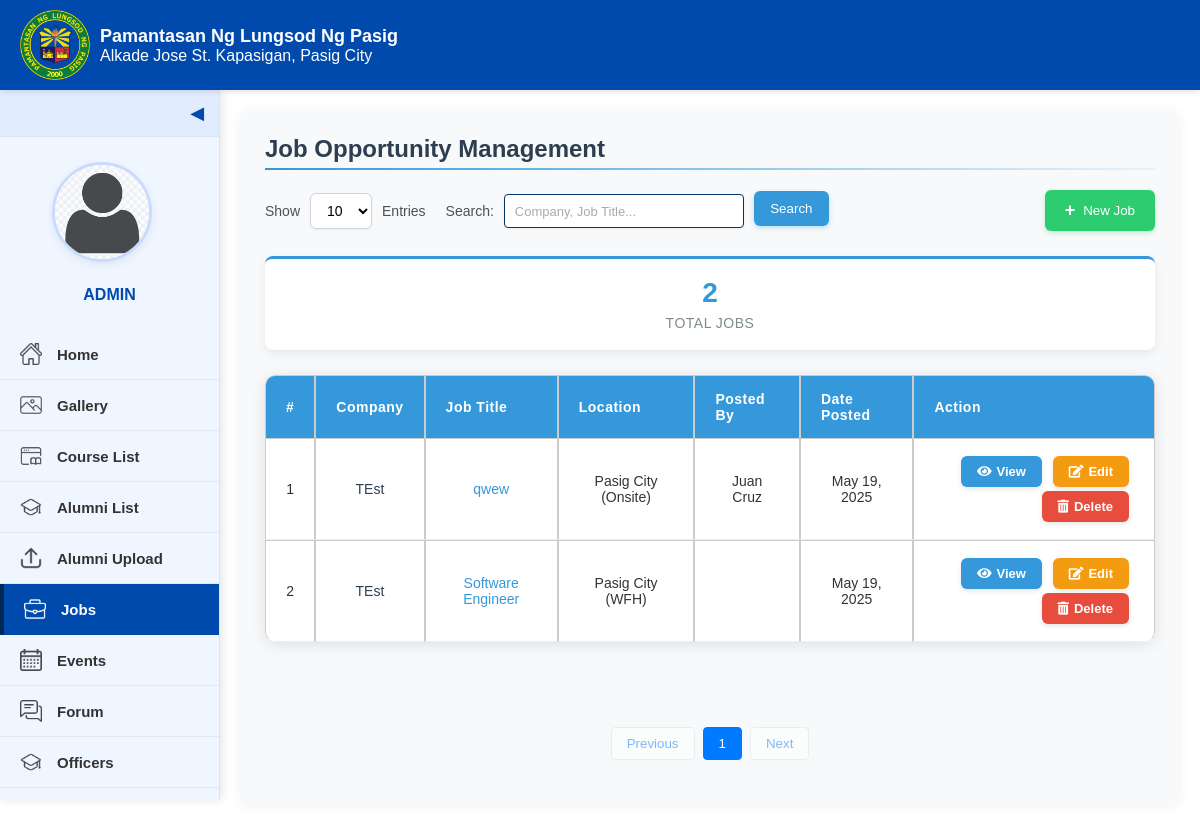
The app's page /admin-job.php with its own data.
### tables this page shows
CREATE TABLE `careers` (
  `id` int(30) NOT NULL,
  `company` varchar(250) NOT NULL,
  `location` text NOT NULL,
  `job_title` text NOT NULL,
  `description` text NOT NULL,
  `user_id` varchar(9) NOT NULL,
  `date_created` datetime NOT NULL DEFAULT current_timestamp()
);

CREATE TABLE `users` (
  `id` int(11) NOT NULL,
  `alumni_id` varchar(20) NOT NULL,
  `name` text NOT NULL,
  `username` varchar(200) NOT NULL,
  `password` text NOT NULL,
  `type` tinyint(1) NOT NULL DEFAULT 3 COMMENT '1=Admin,2=Alumni officer, 3= alumnus',
  `auto_generated_pass` text NOT NULL,
  `reset_token` varchar(64) DEFAULT NULL,
  `token_expiry` datetime DEFAULT NULL,
  `is_default_password` tinyint(1) NOT NULL DEFAULT 1 COMMENT '1=Using default password, 0=Password changed'
);

### admin-job.php (the view, shortened to what this page needs)
<?php
include 'admin/db_connect.php';
$page = isset($_GET['page']) ? intval($_GET['page']) : 1;
$items_per_page = isset($_GET['limit']) ? intval($_GET['limit']) : 10;
$offset = ($page - 1) * $items_per_page;
$search = isset($_GET['search']) ? $_GET['search'] : '';
$where_clause = "";
$query = "SELECT c.*, u.name as posted_by
          FROM careers c
          LEFT JOIN users u ON c.user_id = u.alumni_id
          $where_clause
          ORDER BY c.date_created DESC
          LIMIT $offset, $items_per_page";
$stmt = $conn->prepare($query);
$stmt->execute();
$result = $stmt->get_result();
$count_query = "SELECT COUNT(*) as total FROM careers $where_clause";
$count_stmt = $conn->prepare($count_query);
$count_stmt->execute();
$count_result = $count_stmt->get_result();
$total_row = $count_result->fetch_assoc();
$total_records = $total_row['total'];
$total_pages = ceil($total_records / $items_per_page);
?>
<!DOCTYPE html>
<html>
<head>
    <link rel="stylesheet" href="style.css">
    <link rel="stylesheet" href="css/admin-job.css">
    <link rel="stylesheet" href="https://cdnjs.cloudflare.com/ajax/libs/font-awesome/5.15.4/css/all.min.css">
</head>
<body>
    <div class="interface-header">
        <img src="images/logo.png" alt="PLP Logo" class="logo-interface">
        <div class="text">
            <div class="school-name">Pamantasan Ng Lungsod Ng Pasig</div>
            <p class="p-size">Alkade Jose St. Kapasigan, Pasig City</p>
        </div>
    </div>
    <div class="sidebar" id="sidebar">
        <div class="toggle-btn" onclick="toggleSidebar()">&#x25C0;</div>
        <div class="sidebar-content">
            <div class="profile-section">
                <a class="profile-pic">
                    <img src="images/avatar.png" alt="Profile Picture">
                </a>
                <div class="profile-name">ADMIN</div>
            </div>
            <a href="admin-home.php"><img src="images/home.png" alt="Home"><span>Home</span></a>
            <a href="admin-gallery.php"><img src="images/gallery.png" alt="Gallery"><span>Gallery</span></a>
            <a href="admin-course-list.php"><img src="images/course-list.png" alt="Course List"><span>Course List</span></a>
            <a href="admin-alumni-list.php"><img src="images/alumni_list.png" alt="Alumni List"><span>Alumni List</span></a>
            <a href="admin-alumni-upload.php"><img src="images/upload.png" alt="Alumni Upload"><span>Alumni Upload</span></a>
            <a href="admin-job.php" class="active"><img src="images/jobs.png" alt="Jobs"><span>Jobs</span></a>
            <a href="admin-event.php"> <img src="images/calendar.png" alt="Events"><span>Events</span>
            <a href="admin-forums.php"><img src="images/forums.png" alt="Forum"><span>Forum</span></a>
            <a href="admin-officers.php"><img src="images/users.png" alt="Officers"><span>Officers</span></a>
            <a href="admin-system-setting.php"><img src="images/settings.png" alt="System Settings"><span>System Settings</span></a>
        </div>
    </div>
    <main class="content">
        <div class="admin-job-content">
            <header>Job Opportunity Management</header>
            <hr>
            <div class="top-actions">
                <div class="left-controls">
                    <div class="entries-search-wrapper">
                        <form method="GET" action="admin-job.php" class="search-form">
                            <div class="entries-search-controls">
                                <div class="entries-control">
                                    <span>Show</span>
                                    <select name="limit" onchange="this.form.submit()">
                                        <option value="10" <?php echo $items_per_page == 10 ? 'selected' : ''; ?>>10</option>
                                    </select>
                                    <span>Entries</span>
                                </div>
                                <div class="search-control">
                                    <span>Search:</span>
                                    <input type="text" name="search" class="search-input" value="<?php echo htmlspecialchars($search); ?>" placeholder="Company, Job Title...">
                                    <button type="submit" class="alist-filter">Search</button>
                                </div>
                            </div>
                        </form>
                    </div>
                </div>
                <div class="right-controls">
                    <button class="new-button" id="openAddModal">New Job</button>
                </div>
            </div>
            <div class="job-stats">
                <div class="stat-box">
                    <span class="stat-number"><?php echo $total_records; ?></span>
                    <span class="stat-label">Total Jobs</span>
                </div>
            </div>
            <div class="table-wrapper">
                <table class="job-table">
                    <thead>
                        <tr>
                            <th>#</th>
                            <th>Company</th>
                            <th>Job Title</th>
                            <th>Location</th>
                            <th>Posted By</th>
                            <th>Date Posted</th>
                            <th>Action</th>
                        </tr>
                    </thead>
                    <tbody>
                        <?php
                        if($result->num_rows > 0):
                            $count = $offset + 1;
                            while($row = $result->fetch_assoc()):
                        ?>
                        <tr>
                            <td><?php echo $count++; ?></td>
                            <td><?php echo htmlspecialchars($row['company']); ?></td>
                            <td><?php echo htmlspecialchars($row['job_title']); ?></td>
                            <td><?php echo htmlspecialchars($row['location']); ?></td>
                            <td><?php echo htmlspecialchars($row['posted_by']); ?></td>
                            <td><?php echo date('M d, Y', strtotime($row['date_created'])); ?></td>
                            <td>
                                <button class="view-btn" data-id="<?php echo $row['id']; ?>"
                                        data-company="<?php echo htmlspecialchars($row['company']); ?>"
                                        data-title="<?php echo htmlspecialchars($row['job_title']); ?>"
                                        data-location="<?php echo htmlspecialchars($row['location']); ?>"
                                        data-description="<?php echo htmlspecialchars($row['description']); ?>"
                                        onclick="viewJob(this)"><i class="fas fa-eye"></i> View</button>
                                <button class="edit-btn" data-id="<?php echo $row['id']; ?>"
                                        data-company="<?php echo htmlspecialchars($row['company']); ?>"
                                        data-title="<?php echo htmlspecialchars($row['job_title']); ?>"
                                        data-location="<?php echo htmlspecialchars($row['location']); ?>"
                                        data-description="<?php echo htmlspecialchars($row['description']); ?>"
                                        onclick="editJob(this)"><i class="fas fa-edit"></i> Edit</button>
                                <button class="delete-btn" onclick="confirmDelete(<?php echo $row['id']; ?>)"><i class="fas fa-trash-alt"></i> Delete</button>
                            </td>
                        </tr>
                        <?php
                            endwhile;
                        endif; ?>
                    </tbody>
                </table>
            </div>
            <div class="list-foot">
                <div class="pagination">
                    <button <?php echo $page <= 1 ? 'disabled' : ''; ?>
                            onclick="changePage(<?php echo $page - 1; ?>)">Previous</button>
                    <?php
                    $start_page = max(1, $page - 2);
                    $end_page = min($total_pages, $page + 2);
                    for($i = $start_page; $i <= $end_page; $i++):
                    ?>
                        <button <?php echo $i == $page ? 'class="active"' : ''; ?>
                                onclick="changePage(<?php echo $i; ?>)"><?php echo $i; ?></button>
                    <?php endfor; ?>
                    <button <?php echo $page >= $total_pages ? 'disabled' : ''; ?>
                            onclick="changePage(<?php echo $page + 1; ?>)">Next</button>
                </div>
            </div>
        </div>
    </main>
</body>
</html>

### style.css (style rules this page uses)
* { margin: 0; padding: 0; box-sizing: border-box; overscroll-behavior: none; }
body { font-family: Arial, sans-serif; background-color: #ffffff; }
.text { display: flex; flex-direction: column; }
.school-name { font-size: 18px; color: #003366; font-weight: bold; }
input[type="text"], input[type="email"], input[type="password"] { padding: 8px 10px; border: 1px solid #003366; border-radius: 4px; outline: none; font-size: 14px; }
input[type="text"]::placeholder, input[type="email"]::placeholder, input[type="password"]::placeholder { color: #aaa; font-size: 13px; }
.interface-header { background-color: #004aad; color: white; padding: 10px 20px; display: flex; align-items: center; position: fixed; top: 0; left: 0; width: 100%; z-index: 100; box-shadow: 0 2px 5px rgba(0, 0, 0, 0.1); height: 90px; }
.interface-header .school-name { color: white; }
.logo-interface { height: 70px; margin-right: 10px; }
.sidebar { background-color: #f0f6ff; width: 220px; height: calc(100vh - 90px); position: fixed; top: 90px; left: 0; display: flex; flex-direction: column; transition: all 0.3s ease; z-index: 5; overflow: hidden; box-shadow: 2px 0 10px rgba(0, 0, 0, 0.1); border-right: 1px solid #d9e5f6; }
.sidebar-content { width: 100%; display: flex; flex-direction: column; align-items: center; max-height: calc(100vh - 90px); overflow-y: auto; padding: 0 0 20px 0; -ms-overflow-style: none; scrollbar-width: none; }
.profile-section { display: flex; flex-direction: column; align-items: center; margin: 25px 0; padding: 0 10px; width: 100%; }
.profile-pic { position: relative; margin-bottom: 15px; text-align: center; width: 100%; }
.profile-pic img { width: 100px; height: 100px; border-radius: 50%; cursor: pointer; object-fit: cover; border: 3px solid #b7d0ff; transition: all 0.3s ease; box-shadow: 0 3px 10px rgba(0, 0, 0, 0.1); }
.profile-name { margin-top: 5px; font-size: 16px; font-weight: bold; color: #004aad; text-align: center; transition: all 0.3s ease; }
.toggle-btn { background-color: #e1ecff; color: #004aad; width: 100%; text-align: right; padding: 12px 15px; cursor: pointer; font-size: 18px; border-bottom: 1px solid #d9e5f6; transition: all 0.3s ease; }
.sidebar-content a { display: flex; align-items: center; width: 100%; color: #333; text-decoration: none; padding: 14px 20px; font-weight: bold; transition: all 0.3s ease; border-bottom: 1px solid rgba(0, 0, 0, 0.05); }
.profile-section .profile-pic { display: block; width: 100%; padding: 0; margin-bottom: 15px; text-align: center; border-bottom: none; }
.sidebar-content .profile-section a.profile-pic { display: block; text-align: center; padding: 0; border-bottom: none; width: 100%; }
.sidebar-content a img { width: 22px; height: 22px; margin-right: 15px; transition: all 0.3s ease; opacity: 0.7; }
.sidebar-content a span { transition: all 0.3s ease; font-size: 15px; }
.sidebar-content a.active { background-color: #004aad; color: white; border-left: 4px solid #002855; }
.sidebar-content a.active img { filter: brightness(0) invert(1); opacity: 1; }
.sidebar:not(.collapsed) .profile-pic img { width: 100px; height: 100px; border-width: 3px; }
.alist-filter { float: right; width: 75px; height: 35px; margin-bottom: 5px; }
.list-foot { padding: 20px; }
.content { margin-left: 220px; padding: 20px; margin-top: 90px; }
table { width: 100%; border-collapse: collapse; background: white; }
table th, table td { border: 1px solid #ccc; padding: 10px; text-align: center; }
table th { background-color: #d9e5f6; }
.save-btn, .edit-btn, .delete-btn { padding: 6px 12px; margin: 2px; border: none; border-radius: 4px; font-weight: bold; cursor: pointer; display: inline-block; text-align: center; font-size: 14px; }
.edit-btn { background-color: #28a745; color: white; }
.delete-btn { background-color: #dc3545; color: white; }
.edit-btn { cursor: pointer; }
.pagination { display: flex; justify-content: center; align-items: center; margin-top: 15px; gap: 10px; }
.pagination button { padding: 5px 10px; background-color: #d9e5f6; border: none; border-radius: 3px; cursor: pointer; }

### records on screen
careers: company "TEst", job_title "qwew", location "Pasig City (Onsite)", users.name "Juan Cruz", date_created "May 19, 2025"
careers: company "TEst", job_title "Software Engineer", location "Pasig City (WFH)", date_created "May 19, 2025"

### other values on screen
$total_records "2"
